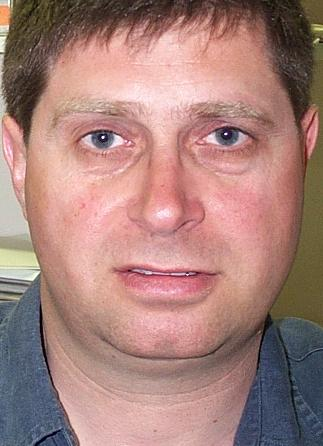
#> input picture Dataset/Faces/data/1/image_0001.jpg, 323 x 446 px; its folder holds 3 pictures in this run
$ python PCA.py
#> lines starting #> are read from the running program, lines starting #| are printed output that depends on the picture
### dimentionality reduction/PCA/softmax_regression_script.py
import pandas as pd
import numpy as np
from matplotlib import pyplot as plt
from sklearn.preprocessing import MinMaxScaler
from sklearn.model_selection import train_test_split

class SoftmaxRegression(object):
    def __init__(self, learning_rate=0.01, epochs=50):
        self.__epochs= epochs
        self.__learning_rate = learning_rate
        self.OneHotEn = {}

    def fit(self, X, Y):
        classes = list(set(Y))
        self.One_Hot(Y)
        Y = self.encoding(Y)
        self.w_ = np.zeros((X.shape[1], len(classes)))
        self.b = np.ones((1,len(classes)))
        self.cost_ = []

        for i in range(self.__epochs):
            y_ = self.__net_input(X, self.w_, self.b)
            activated_y = self.__activation(y_)
            errors = (Y - activated_y)
            self.w_ += self.__learning_rate * X.T.dot(errors)
            self.b += self.__learning_rate * errors.sum()
            self.cost_.append(self.__cost(self._cross_entropy(output=activated_y, y_target=Y)))

    def _cross_entropy(self, output, y_target):
        return -np.sum(np.log(output) * (y_target), axis=1)

    def __cost(self, cross_entropy):
        return 0.5 * np.mean(cross_entropy)

    def __softmax(self, z):
        return (np.exp(z.T) / np.sum(np.exp(z), axis=1)).T

    def __net_input(self, X, W, b):
        return (X.dot(W) + b)

    def __activation(self, X):
        return self.__softmax(X)

    def predict(self, X):
        z = self.__net_input(X, self.w_, self.b)
        activated_z = self.__softmax(z)
        max_indices = np.argmax(activated_z,axis=1)+1
        return max_indices

    def One_Hot(self,input):
        data = list(set(input))
        arr = np.zeros((len(data),len(data)))
        for i in range (len(data)):
            arr[i][i] = 1
            self.OneHotEn[data[i]] = arr[i]

    def encoding(self,train_y):
        lables = []
        for i in range(len(train_y)):
            lables.append(self.OneHotEn[train_y[i]])
        return lables

    def plot(self):
        plt.plot(range(1, len(self.cost_) + 1), np.log10(self.cost_))
        plt.xlabel('Epochs')
        plt.ylabel('Cost')
        plt.title('Softmax Regression - Learning rate 0.02')
        plt.tight_layout()
        plt.show()

### dimentionality reduction/PCA/PCA.py
import numpy as np
import matplotlib.pyplot as plt
from sklearn.preprocessing import MinMaxScaler
from sklearn.model_selection import train_test_split
from PIL import Image
import glob
from softmax_regression_script import SoftmaxRegression

class PCA():
    def __init__(self,Normalize = 0,cut_in = 0.90):
        self.Normalize = Normalize
        self.cut_in = cut_in

    def Train(self,data):
        if self.Normalize == 1:
            self.scaler = MinMaxScaler()
            data = self.scaler.fit_transform(data)
        self.mean = np.mean(data , axis=0)
        mean_adj_dataset = data - self.mean
        cov = (mean_adj_dataset).T.dot(mean_adj_dataset) / (data.shape[0]-1)
        cov = np.asarray(cov,float)
        eigen_value , eigen_vector = np.linalg.eig(cov)
        eigen_value = np.asarray(eigen_value,float)
        eigen_vector = np.asarray(eigen_vector,float)
        sum = np.sum(eigen_value)
        self.var_exp = [(i / sum) for i in sorted(eigen_value, reverse=True)]
        self.var_exp = np.asarray(np.cumsum(self.var_exp))
        Pair_eigne = [(abs(eigen_value[i]),eigen_vector.T[i]) for i in range(len(eigen_value))]
        Pair_eigne = sorted(Pair_eigne, key=lambda eigne: eigne[0],reverse=True)
        ind = np.where(self.var_exp >= self.cut_in)[0][0]
        self.New_Eigen_Vectors = [Pair_eigne[i][1] for i in range(ind)]
        self.New_Eigen_Vectors = np.transpose(self.New_Eigen_Vectors)
        final_data = mean_adj_dataset.dot(self.New_Eigen_Vectors)
        return final_data

    def Test(self , data):
        if self.Normalize == 1:
            data = self.scaler.transform(data)
        return (data - self.mean).dot(self.New_Eigen_Vectors)

    def plot(self):
        plt.plot(range(1, len(self.var_exp) + 1), self.var_exp)
        plt.xlabel('Num of EigVec')
        plt.ylabel('Var')
        plt.title('5amessi')
        plt.tight_layout()
        plt.show()

width , high = 50 , 50
#read_images
train = [(i,np.reshape(np.asarray(Image.open(img).convert('L').resize((width,high))),(width*high))) for i in range(1,29) for img in glob.glob("../../Dataset/Faces/data/"+str(i)+"/*.jpg")]
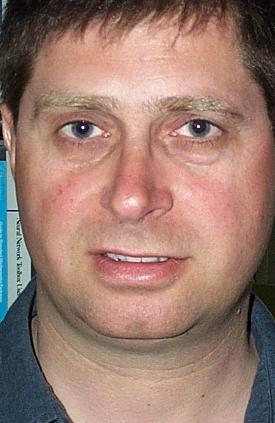
#> input picture Dataset/Faces/data/1/image_0002.jpg, 275 x 423 px
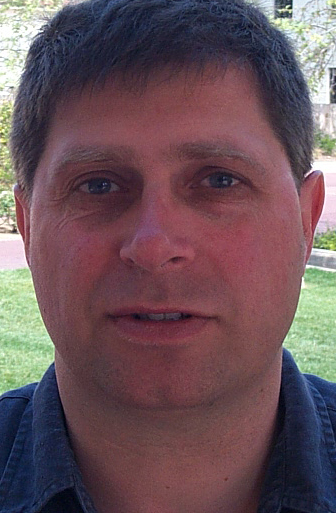
#> input picture Dataset/Faces/data/1/image_0003.jpg, 336 x 513 px
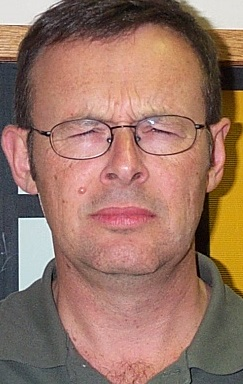
#> input picture Dataset/Faces/data/10/image_0159.jpg, 243 x 384 px
#> train = 4 items

train_x = [train[i][1] for i in range(len(train))]
#> train_x = 4 items

train_y = [train[i][0] for i in range(len(train))]
#> train_y = [1, 1, 1, 10]

train_x, test_x, train_y, test_y = train_test_split(train_x, train_y, test_size=0.2, random_state=50)
#> train_x = 3 items; test_x = 1 item; train_y = [1, 10, 1]; test_y = [1]

pca = PCA(Normalize=1,cut_in=0.90)

train_x = pca.Train(np.asarray(train_x))
#> in Train, `self.mean = np.mean(data , axis=0)`: self.mean = 2500 values, max 0.667 at index 1634, min 0.333 at index 902, mean 0.52
#> in Train, `cov = (mean_adj_dataset).T.dot(mean_adj_dataset) / (data.shape[0]-1)`:
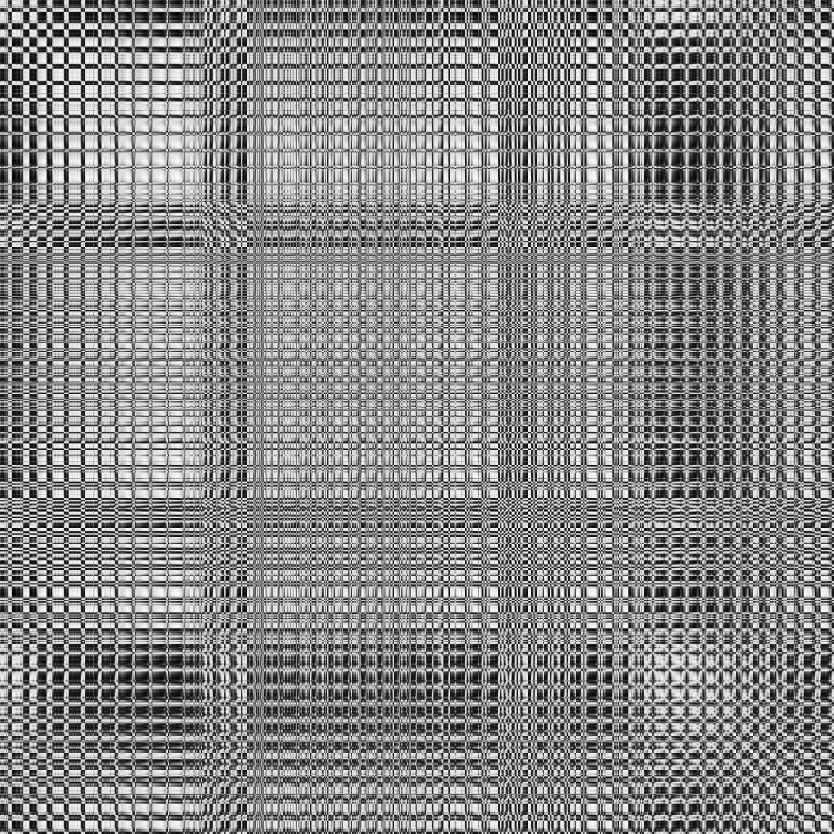
#> cov: shape (2500, 2500) float64 (shown at 1/3 size); min -0.333, max 0.333, mean 0.0242; drawn with min black and max white
#> in Train, `eigen_value = np.asarray(eigen_value,float)`: eigen_value = 2500 values, max 483.6 at index 0, min -3.89e-14 at index 8, mean 0.279
#> in Train, `eigen_vector = np.asarray(eigen_vector,float)`:
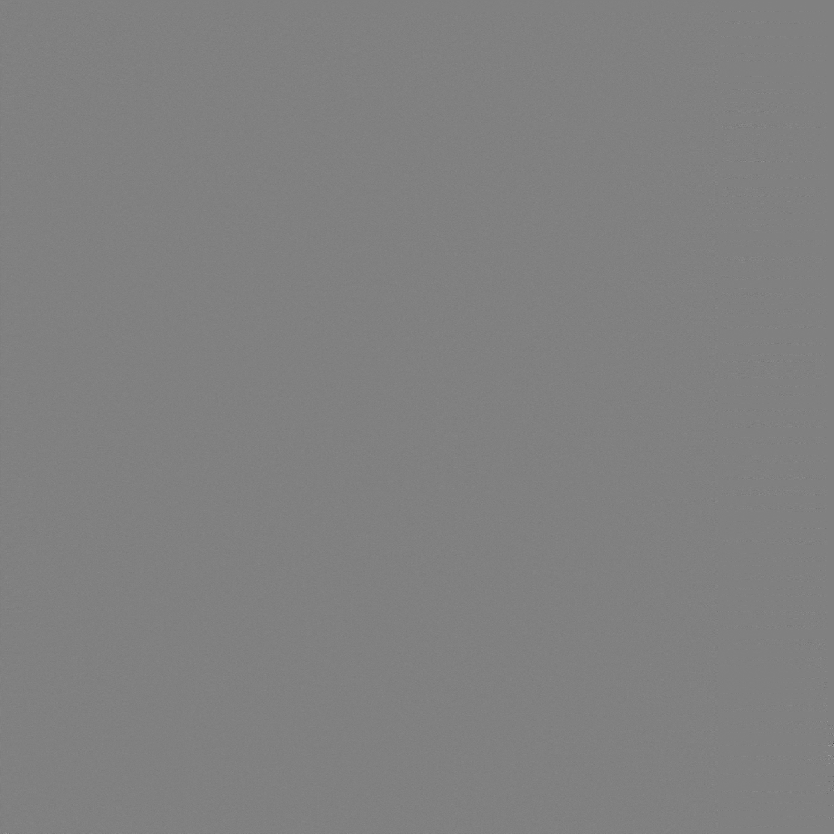
#> eigen_vector: shape (2500, 2500) float64 (shown at 1/3 size); min -0.512, max 0.5, mean -1.35e-06; drawn with min black and max white
#> in Train, `sum = np.sum(eigen_value)`: sum = 696.7
#> in Train, `self.var_exp = [(i / sum) for i in sorted(eigen_value, reverse=True)]`: self.var_exp = 2500 values, max 0.694 at index 0, min -5.58e-17 at index 2498, mean 0.0004
#> in Train, `self.var_exp = np.asarray(np.cumsum(self.var_exp))`: self.var_exp = 2500 values, max 1 at index 3, min 0.694 at index 0, mean 1
#> in Train, `Pair_eigne = [(abs(eigen_value[i]),eigen_vector.T[i]) for i in range(l..`: Pair_eigne = 2500 items
#> in Train, `ind = np.where(self.var_exp >= self.cut_in)[0][0]`: ind = 1
#> in Train, `self.New_Eigen_Vectors = [Pair_eigne[i][1] for i in range(ind)]`: self.New_Eigen_Vectors = 1 item
#> in Train, `self.New_Eigen_Vectors = np.transpose(self.New_Eigen_Vectors)`: self.New_Eigen_Vectors = 2500 values, max 0.0263 at index 2182, min -0.0263 at index 1634, mean -0.00564
#> in Train, `final_data = mean_adj_dataset.dot(self.New_Eigen_Vectors)`: final_data = [-12.5, 25.39, -12.89]
#> train_x = [-12.5, 25.39, -12.89]

test_x = pca.Test(np.asarray(test_x))
#> test_x = [32.46]

print(np.shape(train_x))
#| (3, 1)

print(np.shape(test_x))
#| (1, 1)

softmax = SoftmaxRegression(learning_rate=0.01, epochs=1000)

softmax.fit(train_x,train_y)
#> in fit, `classes = list(set(Y))`: classes = [1, 10]
#> in One_Hot, `arr = np.zeros((len(data),len(data)))`: arr = [[0, 0], [0, 0]]
#> the loop in One_Hot, `for i in range (len(data)):` made 2 passes
#> after the loop in One_Hot, `for i in range (len(data)):`: arr = [[1, 0], [0, 1]]; self.OneHotEn = {1: [1, 0], 10: [0, 1]}
#> the loop in encoding, `for i in range(len(train_y)):` made 3 passes
#> after the loop in encoding, `for i in range(len(train_y)):`: lables = [[1, 0], [0, 1], [1, 0]]
#> in fit, `self.w_ = np.zeros((X.shape[1], len(classes)))`: self.w_ = [[0, 0]]
#> in fit, `self.b = np.ones((1,len(classes)))`: self.b = [[1, 1]]
#> the loop in fit, `for i in range(self.__epochs):` made 1000 passes
#> (y_, activated_y, self.w_) on passes 2 to 4: ([[4.18, -2.18], [-5.45, 7.45], [4.27, -2.27]], [[0.998, 0.00174], [2.51e-06, 1], [0.999, 0.00144]], [[-0.254, 0.254]]), ([[4.18, -2.18], [-5.46, 7.46], [4.28, -2.28]], [[0.998, 0.00173], [2.46e-06, 1], [0.999, 0.00142]], [[-0.255, 0.255]]), ([[4.19, -2.19], [-5.47, 7.47], [4.28, -2.28]], [[0.998, 0.00171], [2.41e-06, 1], [0.999, 0.00141]], [[-0.255, 0.255]])
#> after the loop in fit, `for i in range(self.__epochs):`: self.cost_ = 1000 values, max 0.347 at index 0, min 4.73e-05 at index 999, mean 0.000472; self.w_ = [[-0.349, 0.349]]

softmax.plot()
#> in plot, `plt.show()`:
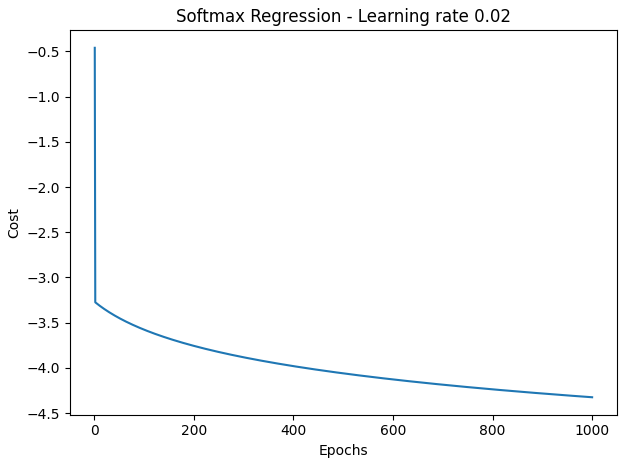
#> figure drawn by matplotlib, 1 panel; curve peaks at x = 1, y = -0.46

predict_y = softmax.predict(test_x)
#> in predict, `z = self.__net_input(X, self.w_, self.b)`: z = [[-10.34, 12.34]]
#> in predict, `activated_z = self.__softmax(z)`: activated_z = [[1.42e-10, 1]]
#> in predict, `max_indices = np.argmax(activated_z,axis=1)+1`: max_indices = [2]
#> predict_y = [2]

correct = np.sum(predict_y == test_y)
#> correct = 0

print("%d out of %d predictions correct" % (correct, len(predict_y)))
#| 0 out of 1 predictions correct

print("accuracy = ", correct / len(predict_y) * 100)
#| accuracy =  0.0
